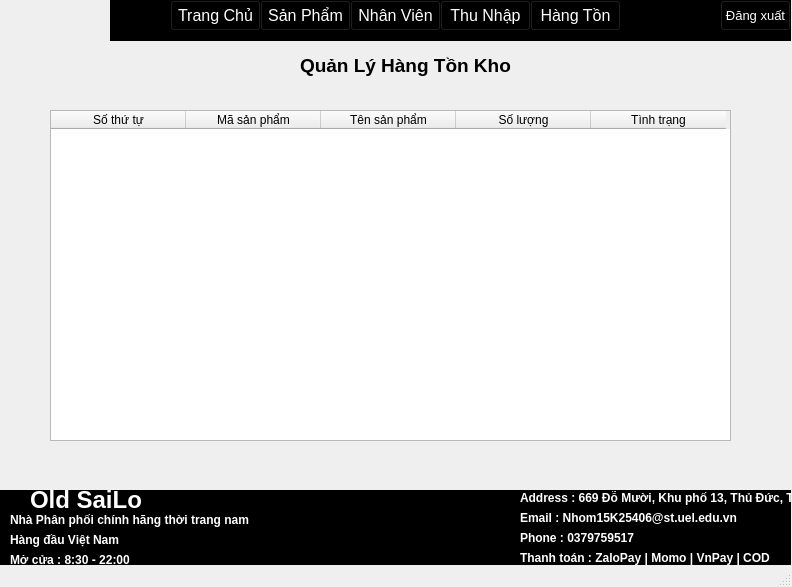
<?xml version="1.0" encoding="UTF-8"?>
<ui version="4.0">
 <class>MainWindow</class>
 <widget class="QMainWindow" name="MainWindow">
  <property name="geometry">
   <rect>
    <x>0</x>
    <y>0</y>
    <width>792</width>
    <height>587</height>
   </rect>
  </property>
  <property name="windowTitle">
   <string>MainWindow</string>
  </property>
  <widget class="QWidget" name="centralwidget">
   <widget class="QLabel" name="label_3">
    <property name="geometry">
     <rect>
      <x>300</x>
      <y>40</y>
      <width>241</width>
      <height>51</height>
     </rect>
    </property>
    <property name="text">
     <string>&lt;html&gt;&lt;head/&gt;&lt;body&gt;&lt;p&gt;&lt;span style=&quot; font-size:14pt; font-weight:600;&quot;&gt;Quản Lý Hàng Tồn Kho&lt;/span&gt;&lt;/p&gt;&lt;/body&gt;&lt;/html&gt;</string>
    </property>
   </widget>
   <widget class="QPushButton" name="quanlysanpham">
    <property name="geometry">
     <rect>
      <x>260</x>
      <y>0</y>
      <width>91</width>
      <height>31</height>
     </rect>
    </property>
    <property name="font">
     <font>
      <pointsize>12</pointsize>
     </font>
    </property>
    <property name="styleSheet">
     <string notr="true">color: rgb(255, 255, 255);
background-color: rgb(0, 0, 0);</string>
    </property>
    <property name="text">
     <string>Sản Phẩm</string>
    </property>
   </widget>
   <widget class="QLabel" name="logo">
    <property name="geometry">
     <rect>
      <x>0</x>
      <y>0</y>
      <width>111</width>
      <height>41</height>
     </rect>
    </property>
    <property name="text">
     <string/>
    </property>
    <property name="scaledContents">
     <bool>true</bool>
    </property>
   </widget>
   <widget class="QPushButton" name="quanlynhanvien">
    <property name="geometry">
     <rect>
      <x>350</x>
      <y>0</y>
      <width>91</width>
      <height>31</height>
     </rect>
    </property>
    <property name="font">
     <font>
      <pointsize>12</pointsize>
     </font>
    </property>
    <property name="styleSheet">
     <string notr="true">color: rgb(255, 255, 255);
background-color: rgb(0, 0, 0);</string>
    </property>
    <property name="text">
     <string>Nhân Viên</string>
    </property>
   </widget>
   <widget class="QPushButton" name="quanlythunhap">
    <property name="geometry">
     <rect>
      <x>440</x>
      <y>0</y>
      <width>91</width>
      <height>31</height>
     </rect>
    </property>
    <property name="font">
     <font>
      <pointsize>12</pointsize>
     </font>
    </property>
    <property name="styleSheet">
     <string notr="true">color: rgb(255, 255, 255);
background-color: rgb(0, 0, 0);</string>
    </property>
    <property name="text">
     <string>Thu Nhập</string>
    </property>
   </widget>
   <widget class="QWidget" name="widget_2" native="true">
    <property name="geometry">
     <rect>
      <x>110</x>
      <y>0</y>
      <width>681</width>
      <height>41</height>
     </rect>
    </property>
    <property name="styleSheet">
     <string notr="true">background-color: rgb(0, 0, 0);</string>
    </property>
   </widget>
   <widget class="QPushButton" name="hangtonkho">
    <property name="geometry">
     <rect>
      <x>530</x>
      <y>0</y>
      <width>91</width>
      <height>31</height>
     </rect>
    </property>
    <property name="font">
     <font>
      <pointsize>12</pointsize>
     </font>
    </property>
    <property name="styleSheet">
     <string notr="true">color: rgb(255, 255, 255);
background-color: rgb(0, 0, 0);</string>
    </property>
    <property name="text">
     <string>Hàng Tồn</string>
    </property>
   </widget>
   <widget class="QPushButton" name="dangxuat">
    <property name="geometry">
     <rect>
      <x>720</x>
      <y>0</y>
      <width>71</width>
      <height>31</height>
     </rect>
    </property>
    <property name="font">
     <font>
      <pointsize>10</pointsize>
     </font>
    </property>
    <property name="styleSheet">
     <string notr="true">color: rgb(255, 255, 255);
background-color: rgb(0, 0, 0);</string>
    </property>
    <property name="text">
     <string>Đăng xuất</string>
    </property>
   </widget>
   <widget class="QPushButton" name="trangchu2">
    <property name="geometry">
     <rect>
      <x>170</x>
      <y>0</y>
      <width>91</width>
      <height>31</height>
     </rect>
    </property>
    <property name="font">
     <font>
      <pointsize>12</pointsize>
     </font>
    </property>
    <property name="styleSheet">
     <string notr="true">background-color: rgb(0, 0, 0);
color: rgb(255, 255, 255);</string>
    </property>
    <property name="text">
     <string>Trang Chủ</string>
    </property>
   </widget>
   <widget class="QWidget" name="widget" native="true">
    <property name="geometry">
     <rect>
      <x>0</x>
      <y>490</y>
      <width>791</width>
      <height>91</height>
     </rect>
    </property>
    <property name="styleSheet">
     <string notr="true">background-color: rgb(0, 0, 0);</string>
    </property>
    <widget class="QLabel" name="label_28">
     <property name="geometry">
      <rect>
       <x>10</x>
       <y>40</y>
       <width>281</width>
       <height>21</height>
      </rect>
     </property>
     <property name="text">
      <string>&lt;html&gt;&lt;head/&gt;&lt;body&gt;&lt;p&gt;&lt;span style=&quot; font-weight:600; color:#ffffff;&quot;&gt;Hàng đầu Việt Nam&lt;/span&gt;&lt;/p&gt;&lt;/body&gt;&lt;/html&gt;</string>
     </property>
    </widget>
    <widget class="QLabel" name="label_23">
     <property name="geometry">
      <rect>
       <x>520</x>
       <y>0</y>
       <width>381</width>
       <height>16</height>
      </rect>
     </property>
     <property name="text">
      <string>&lt;html&gt;&lt;head/&gt;&lt;body&gt;&lt;p&gt;&lt;span style=&quot; font-weight:600; color:#ffffff;&quot;&gt;Address : 669 Đỗ Mười, Khu phố 13, Thủ Đức, TP.HCM&lt;/span&gt;&lt;/p&gt;&lt;/body&gt;&lt;/html&gt;</string>
     </property>
    </widget>
    <widget class="QLabel" name="label_14">
     <property name="geometry">
      <rect>
       <x>520</x>
       <y>20</y>
       <width>311</width>
       <height>16</height>
      </rect>
     </property>
     <property name="text">
      <string>&lt;html&gt;&lt;head/&gt;&lt;body&gt;&lt;p&gt;&lt;span style=&quot; font-weight:600; color:#ffffff;&quot;&gt;Email : Nhom15K25406@st.uel.edu.vn&lt;/span&gt;&lt;/p&gt;&lt;/body&gt;&lt;/html&gt;</string>
     </property>
    </widget>
    <widget class="QLabel" name="label_27">
     <property name="geometry">
      <rect>
       <x>10</x>
       <y>60</y>
       <width>281</width>
       <height>21</height>
      </rect>
     </property>
     <property name="text">
      <string>&lt;html&gt;&lt;head/&gt;&lt;body&gt;&lt;p&gt;&lt;span style=&quot; font-weight:600; color:#ffffff;&quot;&gt;Mở cửa : 8:30 - 22:00&lt;/span&gt;&lt;/p&gt;&lt;/body&gt;&lt;/html&gt;</string>
     </property>
    </widget>
    <widget class="QLabel" name="label_22">
     <property name="geometry">
      <rect>
       <x>520</x>
       <y>60</y>
       <width>341</width>
       <height>16</height>
      </rect>
     </property>
     <property name="text">
      <string>&lt;html&gt;&lt;head/&gt;&lt;body&gt;&lt;p&gt;&lt;span style=&quot; font-weight:600; color:#ffffff;&quot;&gt;Thanh toán : ZaloPay | Momo | VnPay | COD&lt;/span&gt;&lt;/p&gt;&lt;/body&gt;&lt;/html&gt;</string>
     </property>
    </widget>
    <widget class="QLabel" name="label_17">
     <property name="geometry">
      <rect>
       <x>520</x>
       <y>40</y>
       <width>231</width>
       <height>16</height>
      </rect>
     </property>
     <property name="text">
      <string>&lt;html&gt;&lt;head/&gt;&lt;body&gt;&lt;p&gt;&lt;span style=&quot; font-weight:600; color:#ffffff;&quot;&gt;Phone : 0379759517&lt;/span&gt;&lt;/p&gt;&lt;/body&gt;&lt;/html&gt;</string>
     </property>
    </widget>
    <widget class="QLabel" name="label_13">
     <property name="geometry">
      <rect>
       <x>30</x>
       <y>-10</y>
       <width>111</width>
       <height>41</height>
      </rect>
     </property>
     <property name="text">
      <string>&lt;html&gt;&lt;head/&gt;&lt;body&gt;&lt;p&gt;&lt;span style=&quot; font-size:18pt; font-weight:600; color:#ffffff;&quot;&gt;Old SaiLor&lt;/span&gt;&lt;/p&gt;&lt;/body&gt;&lt;/html&gt;</string>
     </property>
    </widget>
   </widget>
   <widget class="QLabel" name="label_15">
    <property name="geometry">
     <rect>
      <x>10</x>
      <y>510</y>
      <width>281</width>
      <height>21</height>
     </rect>
    </property>
    <property name="text">
     <string>&lt;html&gt;&lt;head/&gt;&lt;body&gt;&lt;p&gt;&lt;span style=&quot; font-weight:600; color:#ffffff;&quot;&gt;Nhà Phân phối chính hãng thời trang nam&lt;/span&gt;&lt;/p&gt;&lt;/body&gt;&lt;/html&gt;</string>
    </property>
   </widget>
   <widget class="QTableWidget" name="tableWidget">
    <property name="geometry">
     <rect>
      <x>50</x>
      <y>110</y>
      <width>681</width>
      <height>331</height>
     </rect>
    </property>
    <attribute name="horizontalHeaderDefaultSectionSize">
     <number>135</number>
    </attribute>
    <column>
     <property name="text">
      <string>Số thứ tự</string>
     </property>
    </column>
    <column>
     <property name="text">
      <string>Mã sản phẩm</string>
     </property>
    </column>
    <column>
     <property name="text">
      <string>Tên sản phẩm</string>
     </property>
    </column>
    <column>
     <property name="text">
      <string>Số lượng</string>
     </property>
    </column>
    <column>
     <property name="text">
      <string>Tình trạng</string>
     </property>
    </column>
   </widget>
   <zorder>widget</zorder>
   <zorder>widget_2</zorder>
   <zorder>label_3</zorder>
   <zorder>quanlysanpham</zorder>
   <zorder>logo</zorder>
   <zorder>quanlynhanvien</zorder>
   <zorder>quanlythunhap</zorder>
   <zorder>hangtonkho</zorder>
   <zorder>dangxuat</zorder>
   <zorder>trangchu2</zorder>
   <zorder>label_15</zorder>
   <zorder>tableWidget</zorder>
  </widget>
  <widget class="QMenuBar" name="menubar">
   <property name="geometry">
    <rect>
     <x>0</x>
     <y>0</y>
     <width>792</width>
     <height>18</height>
    </rect>
   </property>
  </widget>
  <widget class="QStatusBar" name="statusbar"/>
 </widget>
 <resources/>
 <connections/>
</ui>
